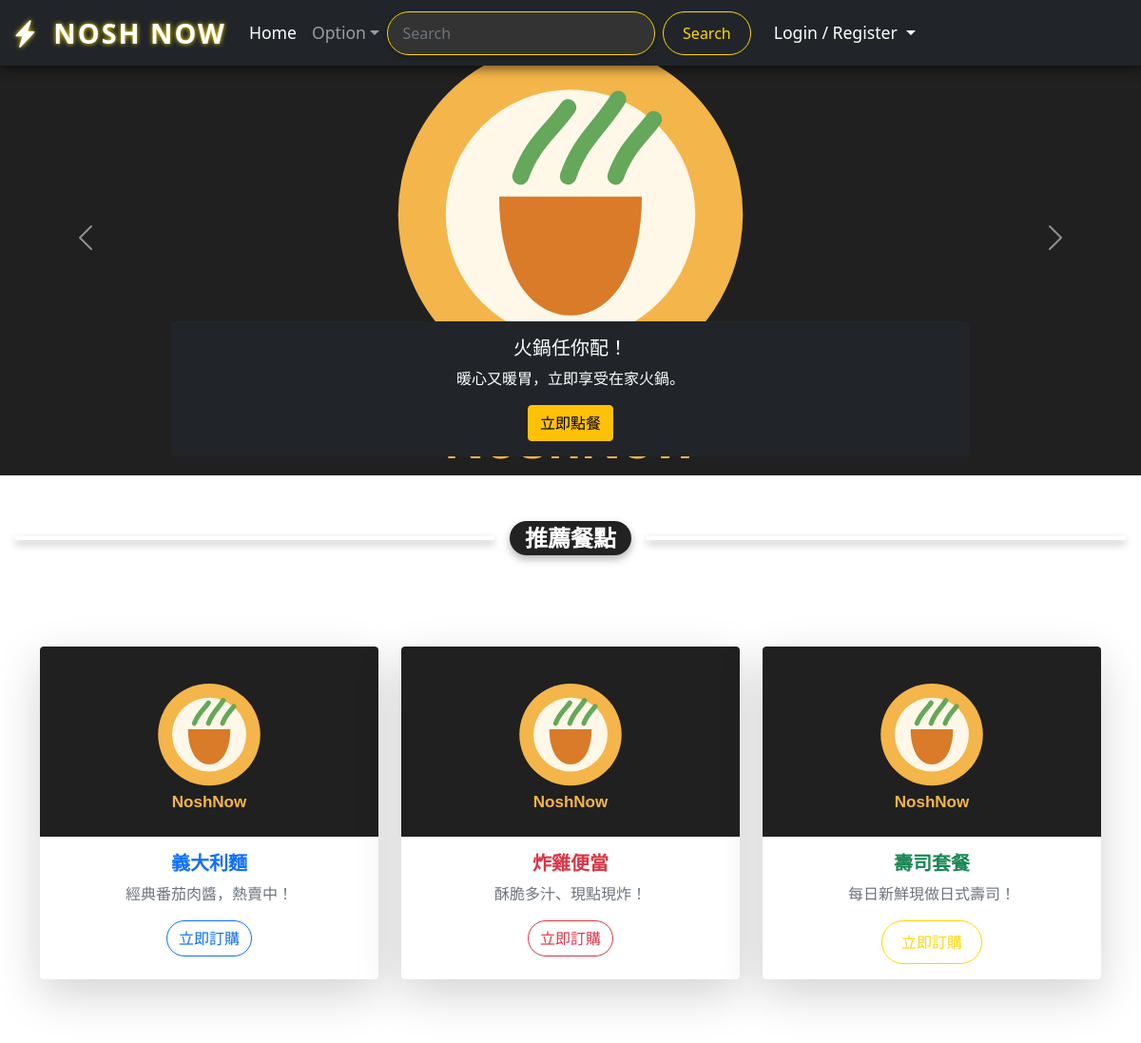
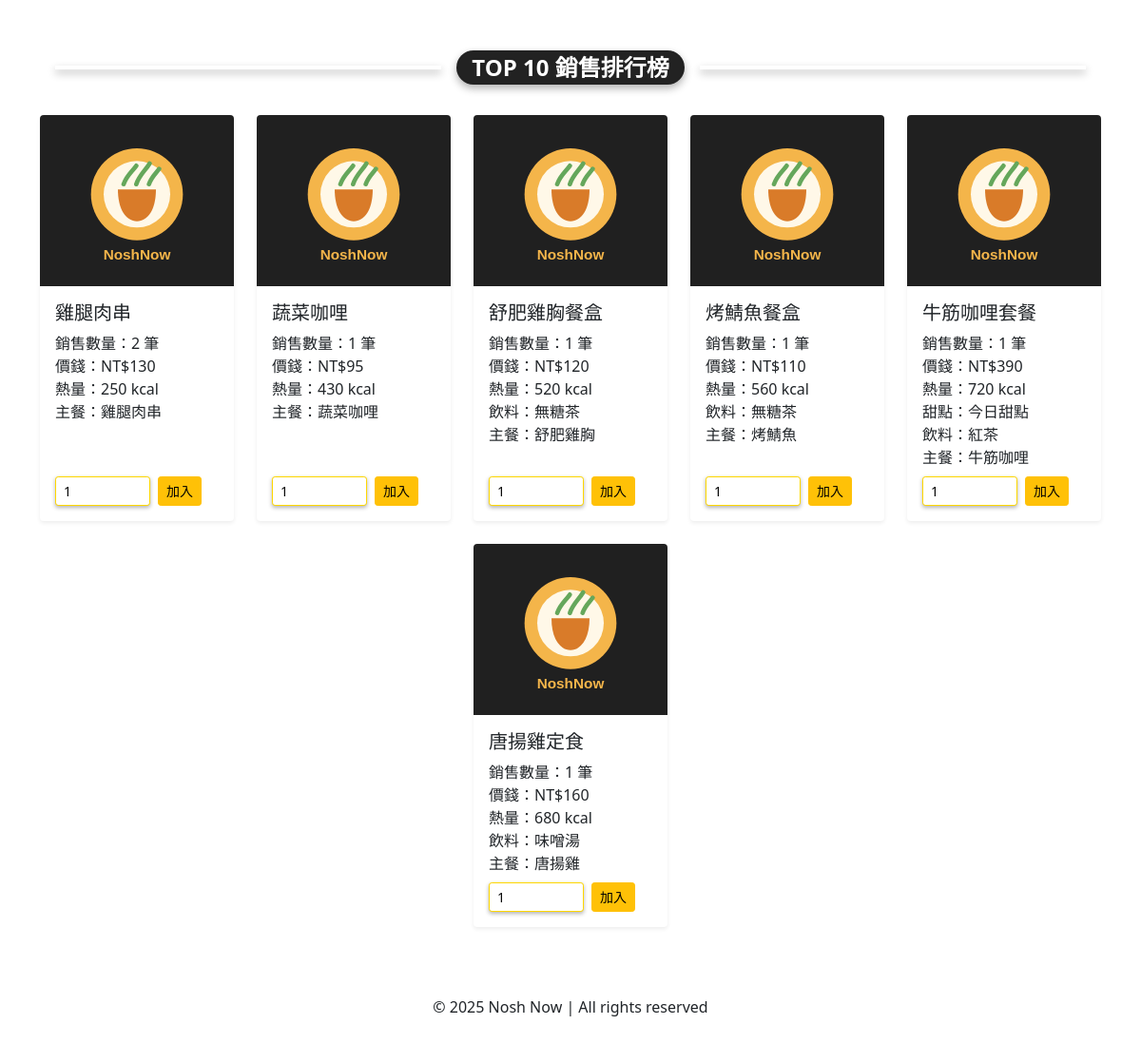
The page / on the database its author committed (2 pictures, top to bottom).
### tables this page shows
CREATE TABLE `menuitem` (
  `item_id` INT NOT NULL AUTO_INCREMENT,
  `restaurant_id` INT DEFAULT NULL,
  `price` DECIMAL(10,2) DEFAULT NULL,
  `foodName` VARCHAR(255) DEFAULT NULL,
  `calories` INT DEFAULT NULL,
  `dessert` VARCHAR(255) DEFAULT NULL,
  `drink` VARCHAR(255) DEFAULT NULL,
  `main_dish` VARCHAR(255) DEFAULT NULL,
  `food_image` VARCHAR(255) DEFAULT NULL,
  PRIMARY KEY (`item_id`),
  KEY `idx_menuitem_restaurant` (`restaurant_id`),
  CONSTRAINT `fk_menuitem_restaurant` FOREIGN KEY (`restaurant_id`)
    REFERENCES `restaurant` (`restaurant_id`) ON DELETE CASCADE
);

### index.php (the view, shortened to what this page needs)
<!DOCTYPE html>
<html>
<head>
    <link href="assets/css/site.css" rel="stylesheet">
    <link href="https://cdn.jsdelivr.net/npm/bootstrap@5.0.0/dist/css/bootstrap.min.css" rel="stylesheet">
    <link href="https://cdn.jsdelivr.net/npm/bootstrap-icons/font/bootstrap-icons.css" rel="stylesheet">
</head>
<body>
    <nav class="navbar navbar-expand-lg navbar-dark bg-dark fixed-top">
        <div class="container-fluid">
            <a class="navbar-brand fw-bold" href="index.php" style="text-shadow: 0 0 5px #ffd700;">
                <i class="bi bi-lightning-charge-fill me-1"></i> Nosh Now
            </a>
              <div class="collapse navbar-collapse" id="navbarSupportedContent">
                  <ul class="navbar-nav me-auto mb-2 mb-lg-0">
                        <li class="nav-item">
                          <a class="nav-link active" aria-current="page" href="#">Home</a>
                        </li>
                        <li class="nav-item dropdown">
                            <a class="nav-link dropdown-toggle" href="#" id="navbarDropdown" role="button" data-bs-toggle="dropdown" aria-expanded="false">Option</a>
                        </li>
                  </ul>
                        <form class="d-flex me-3 mb-sm-0 w-100">
                            <input class="form-control me-2" type="search" placeholder="Search" aria-label="Search" style="flex-grow: 1;">
                            <button class="btn btn-outline-success" type="submit">Search</button>
                        </form>
                        <div id="loginbtn" class="d-flex flex-column flex-sm-row ms-auto w-100 mt-3 mt-sm-0 ">
                            <ul class="navbar-nav">
                                <li class="nav-item dropdown">
                                    <a class="nav-link dropdown-toggle text-white" href="#" id="navbarDropdown" role="button" data-bs-toggle="dropdown" aria-expanded="false">
                                        <?php if (isset($_SESSION['username'])): ?>
                                            <?php echo htmlspecialchars($_SESSION['username']); ?>
                                        <?php else: ?>
                                            Login / Register
                                        <?php endif; ?>
                                    </a>
                                </li>
                            </ul>
                        </div>
              </div>
        </div>
    </nav>
<div id="mainCarousel" class="carousel slide" data-bs-ride="carousel">
  <div class="carousel-inner">
    <div class="carousel-item active">
      <img src="assets/images/food-placeholder.svg" class="d-block w-100" alt="快速外送示意圖">
      <div class="carousel-caption d-none d-md-block bg-dark bg-opacity-50 rounded p-3">
        <h5>火鍋任你配！</h5>
        <p>暖心又暖胃，立即享受在家火鍋。</p>
        <a href="#" class="btn btn-warning">立即點餐</a>
      </div>
    </div>
  </div>
  <button class="carousel-control-prev" type="button" data-bs-target="#mainCarousel" data-bs-slide="prev">
    <span class="carousel-control-prev-icon"></span>
  </button>
  <button class="carousel-control-next" type="button" data-bs-target="#mainCarousel" data-bs-slide="next">
    <span class="carousel-control-next-icon"></span>
  </button>
</div>
    <div class="divider-with-text my-5">
        <span>推薦餐點</span>
    </div>
<div class="container py-5">
  <div class="row text-center">
    <div class="col-md-4 mb-4">
      <div class="card shadow-lg border-0 rounded-4 h-100 transition-all" style="overflow: hidden;">
        <img src="assets/images/food-placeholder.svg" class="card-img-top" alt="餐點示意圖" style="object-fit: cover; height: 200px;">
        <div class="card-body">
          <h5 class="card-title fw-bold text-primary">義大利麵</h5>
          <p class="card-text text-muted">經典番茄肉醬，熱賣中！</p>
          <a href="#" class="btn btn-outline-primary rounded-pill">立即訂購</a>
        </div>
      </div>
    </div>
    <div class="col-md-4 mb-4">
      <div class="card shadow-lg border-0 rounded-4 h-100 transition-all" style="overflow: hidden;">
        <img src="assets/images/food-placeholder.svg" class="card-img-top" alt="餐點示意圖" style="object-fit: cover; height: 200px;">
        <div class="card-body">
          <h5 class="card-title fw-bold text-danger">炸雞便當</h5>
          <p class="card-text text-muted">酥脆多汁、現點現炸！</p>
          <a href="#" class="btn btn-outline-danger rounded-pill">立即訂購</a>
        </div>
      </div>
    </div>
    <div class="col-md-4 mb-4">
      <div class="card shadow-lg border-0 rounded-4 h-100 transition-all" style="overflow: hidden;">
        <img src="assets/images/food-placeholder.svg" class="card-img-top" alt="餐點示意圖" style="object-fit: cover; height: 200px;">
        <div class="card-body">
          <h5 class="card-title fw-bold text-success">壽司套餐</h5>
          <p class="card-text text-muted">每日新鮮現做日式壽司！</p>
          <a href="#" class="btn btn-outline-success rounded-pill">立即訂購</a>
        </div>
      </div>
    </div>
  </div>
</div>
<?php
include('db_connection.php');
$sql = "
    SELECT
        m.item_id,
        m.foodName,
        m.price,
        COALESCE(m.food_image, 'assets/images/food-placeholder.svg') AS food_image,
        m.calories,
        m.dessert,
        m.drink,
        m.main_dish,
        SUM(oi.quantity) AS sales_count
    FROM OrderItem oi
    JOIN contains c ON oi.order_id = c.order_id AND oi.sqNo = c.sqNo
    JOIN menuitem m ON c.item_id = m.item_id
    GROUP BY
        m.item_id,
        m.foodName,
        m.price,
        m.food_image,
        m.calories,
        m.dessert,
        m.drink,
        m.main_dish
    ORDER BY sales_count DESC
    LIMIT 10
";
$stmt = $pdo->query($sql);
$results = $stmt->fetchAll(PDO::FETCH_ASSOC);
?>
<div class="container mt-5">
    <div class="divider-with-text">
        <span>Top 10 銷售排行榜</span>
    </div>
    <div class="row row-cols-1 row-cols-sm-2 row-cols-md-3 row-cols-lg-4 row-cols-xl-5 g-4 justify-content-center">
        <?php foreach ($results as $row): ?>
            <div class="col d-flex justify-content-center">
                <div class="card h-100 shadow-sm rounded-4 border-0" style="width: 100%; max-width: 220px;">
                    <img src="<?= !empty($row['food_image']) ? htmlspecialchars($row['food_image']) : 'assets/images/food-placeholder.svg' ?>"
                         class="card-img-top rounded-top"
                         style="height: 180px; object-fit: cover;"
                         onerror="this.onerror=null;this.src='assets/images/food-placeholder.svg';"
                         alt="<?= htmlspecialchars($row['foodName']) ?>">
                    <div class="card-body d-flex flex-column justify-content-between">
                        <div>
                            <h5 class="card-title"><?= htmlspecialchars($row['foodName']) ?></h5>
                                <p class="card-text">
                                    銷售數量：<?= $row['sales_count'] ?> 筆<br>
                                    價錢：NT$<?= number_format($row['price']) ?><br>
                                    熱量：<?= htmlspecialchars($row['calories']) ?> kcal<br>
                                    <?php if (!empty($row['dessert'])): ?>
                                        甜點：<?= htmlspecialchars($row['dessert']) ?><br>
                                    <?php endif; ?>
                                    <?php if (!empty($row['drink'])): ?>
                                        飲料：<?= htmlspecialchars($row['drink']) ?><br>
                                    <?php endif; ?>
                                    <?php if (!empty($row['main_dish'])): ?>
                                        主餐：<?= htmlspecialchars($row['main_dish']) ?>
                                    <?php endif; ?>
                                </p>
                        </div>
                        <form method="post" action="customer/add_to_cart.php" class="d-flex gap-2 mt-2">
                            <div class="input-group input-group-sm" style="width: 100px;">
                            <input type="number" name="quantity" value="1" min="1" class="form-control" style="background-color: #fff; color: black;" autocomplete="off">
                            </div>
                            <button type="submit" class="btn btn-sm btn-warning">加入</button>
                        </form>
                    </div>
                </div>
            </div>
        <?php endforeach; ?>
    </div>
</div>
    <footer class="footer py-4 mt-5">
        <div class="container text-center">
            <p>© 2025 Nosh Now | All rights reserved</p>
        </div>
    </footer>
</body>

### assets/css/site.css (style rules this page uses)
#loginbtn { margin-top: 20px; }
.carousel-item img { max-height: 500px; object-fit: cover; width: 100%; }

### index.php (style rules this page uses)
.divider-with-text { display: flex; align-items: center; text-align: center; color: #fff; font-weight: bold; font-size: 1.5rem; text-transform: uppercase; position: relative; margin: 2rem 0; }
.divider-with-text::before, .divider-with-text::after { content: ''; flex: 1; border-bottom: 4px solid transparent; background: linear-gradient(to right, #ff7e5f, #feb47b, #28a745, #6a5acd); margin: 0 1rem; box-shadow: 0 4px 8px rgba(0, 0, 0, 0.3); }
.divider-with-text span { position: relative; background-color: #222; padding: 0 1rem; border-radius: 50px; z-index: 1; box-shadow: 0 4px 8px rgba(0, 0, 0, 0.3); }
.navbar { background-color: #1a1a1a; box-shadow: 0 4px 10px rgba(0, 0, 0, 0.5); }
.navbar-brand { font-size: 1.8rem; font-weight: bold; color: #ffd700; text-transform: uppercase; letter-spacing: 2px; transition: all 0.3s ease; }
.navbar-nav .nav-link { color: #d4af37; padding: 12px 20px; font-size: 1.1rem; font-weight: 500; transition: color 0.3s ease, transform 0.3s ease; }
.form-control { border-radius: 25px; padding: 10px 15px; border: 1px solid #ffd700; background-color: #333333; color: #fff; box-shadow: 0 2px 4px rgba(0, 0, 0, 0.3); }
.btn-outline-success { border-radius: 25px; padding: 10px 20px; color: #ffd700; border-color: #ffd700; transition: background-color 0.3s ease; }
.nav-link { position: relative; z-index: 1; }
.nav-link:before { content: ''; position: absolute; width: 100%; height: 2px; background: #ffd700; bottom: 0; left: 0; transform: scaleX(0); transform-origin: bottom right; transition: transform 0.25s ease-out; }

### rows shown on the page
menuitem: foodName "雞腿肉串", sales_count "2", price "130", calories "250", main_dish "雞腿肉串"
menuitem: foodName "蔬菜咖哩", sales_count "1", price "95", calories "430", main_dish "蔬菜咖哩"
menuitem: foodName "舒肥雞胸餐盒", sales_count "1", price "120", calories "520", drink "無糖茶", main_dish "舒肥雞胸"
menuitem: foodName "烤鯖魚餐盒", sales_count "1", price "110", calories "560", drink "無糖茶", main_dish "烤鯖魚"
menuitem: foodName "牛筋咖哩套餐", sales_count "1", price "390", calories "720", dessert "今日甜點", drink "紅茶", main_dish "牛筋咖哩"
menuitem: foodName "唐揚雞定食", sales_count "1", price "160", calories "680", drink "味噌湯", main_dish "唐揚雞"
